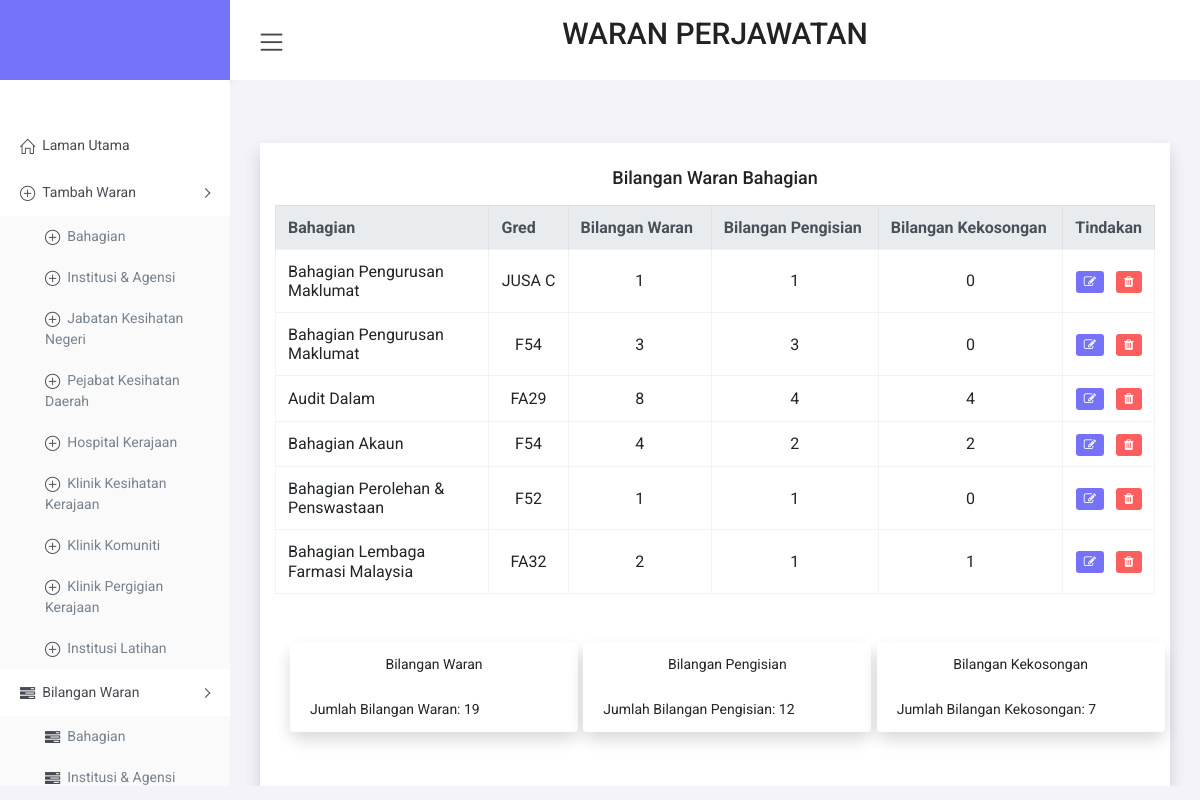
The app's page /admin/manage-bahagian.php (signed in) with its own data.
### tables this page shows
CREATE TABLE `data_bahagian` (
  `id` int(11) NOT NULL,
  `bahagian` varchar(255) NOT NULL,
  PRIMARY KEY (`id`),
  KEY `id_bahagian` (`id`)
);

CREATE TABLE `bahagian` (
  `id` int(50) NOT NULL AUTO_INCREMENT,
  `id_bahagian` int(11) NOT NULL,
  `gred` varchar(255) NOT NULL,
  `bil_waran` int(50) NOT NULL,
  `bil_isi` int(50) NOT NULL,
  `bgn` longtext NOT NULL,
  `bil_kosong` int(50) NOT NULL,
  PRIMARY KEY (`id`)
);

### admin/manage-bahagian.php (the view, shortened to what this page needs)
<head>
<link href="https://cdn.jsdelivr.net/npm/bootstrap@5.0.2/dist/css/bootstrap.min.css" rel="stylesheet">
<link href="https://cdn.jsdelivr.net/npm/simple-datatables@latest/dist/style.css" rel="stylesheet" type="text/css">
</head>
<?php
    require_once "include/header.php";
?>
<?php
    require_once "include/header.php";
?>
<div class="container bg-white shadow">
    <div class="py-4 mt-5">
    <div class='text-center pb-2'><h4>Bilangan Waran Bahagian</h4></div>
    <table style="width:100%" class="table-hover text-center ">
    <tr class="bg-dark">
    <table class="table datatable">
                <thead>
                <tr class="thead-light">
                <th>Bahagian</th>
                <th>Gred</th>
                <th>Bilangan Waran</th>
                <th>Bilangan Pengisian</th>
                <th>Bilangan Kekosongan</th>
                <th>Tindakan</th>
             </tr>
              </thead>
              <tbody>
              <?php
              include '../connection.php';
              $sql = "SELECT * FROM data_bahagian INNER JOIN bahagian ON data_bahagian.id = bahagian.id_bahagian";
              $results = mysqli_query($conn, $sql);
                    while($data_bahagian=mysqli_fetch_array($results)){
                    $id=$data_bahagian["id"];
                    echo "<tr>";
                    echo "<td style=\"width:24.3%\">".$data_bahagian["bahagian"]."</td>";
                    echo "<td style=\"width:9%\" align=\"center\">".$data_bahagian["gred"]."</td>";
                    echo "<td style=\"width:16.3%\" align=\"center\">".$data_bahagian["bil_waran"]."</td>";
                    echo "<td style=\"width:19%\" align=\"center\">".$data_bahagian["bil_isi"]."</td>";
                    echo "<td style=\"width:21%\" align=\"center\">".$data_bahagian["bil_kosong"]."</td>";
                    echo "<td align=\"center\">","<a class=\"btn-sm btn-primary\" href=\"edit-bahagian.php?id= {$id}\" role=\"button\"><i class=\"fa fa-edit\"></i></a>"
                    ," &nbsp;	<a href=\"javascript:void(0)\" class=\"btn-sm btn-danger delete_btn_ajax\" role=\"button\"><i class=\"fa fa-trash\"></i></a>";
                    ?><input type="hidden" class="delete_id_value" value="<?php echo $data_bahagian['id'] ?>"><?php
        echo "</tr>";
                    }
                  ?>
     </tbody>
    </table>
<div class="container">
    <div class="row mt-5">
        <div class="col-4">
            <div class="card shadow " style="width: 18rem;">
                <ul class="list-group list-group-flush">
                    <li class="list-group-item text-center">Bilangan Waran</li>
                    <li class="list-group-item">
                        <?php
                            $total_waran = "SELECT SUM(bil_waran) FROM bahagian";
                            $result = mysqli_query ($conn , $total_waran);
                            while($row = mysqli_fetch_array($result)){
                                echo " Jumlah Bilangan Waran: ". $row['SUM(bil_waran)'];
                            }
                        ?>
                     </li>
                </ul>
            </div>
        </div>
        <div class="col-4">
            <div class="card shadow " style="width: 18rem;">
                <ul class="list-group list-group-flush">
                    <li class="list-group-item text-center">Bilangan Pengisian</li>
                    <li class="list-group-item">
                        <?php
                            $total_isi = "SELECT SUM(bil_isi) FROM bahagian";
                            $result = mysqli_query ($conn , $total_isi);
                            while($row = mysqli_fetch_array($result)){
                                echo " Jumlah Bilangan Pengisian: ". $row['SUM(bil_isi)'];
                            }
                        ?>
                    </li>
                </ul>
            </div>
        </div>
        <div class="col-4">
            <div class="card shadow " style="width: 18rem;">
                <ul class="list-group list-group-flush">
                    <li class="list-group-item text-center">Bilangan Kekosongan</li>
                    <li class="list-group-item">
                        <?php
                            $total_kosong = "SELECT SUM(bil_kosong) FROM bahagian";
                            $result = mysqli_query ($conn , $total_kosong);
                            while($row = mysqli_fetch_array($result)){
                                echo " Jumlah Bilangan Kekosongan: ". $row['SUM(bil_kosong)'];
                            }
                        ?>
                    </li>
                </ul>
            </div>
        </div>
    </div>
</div>
</div>
</div>
<?php
    require_once "include/footer.php";
?>
<?php
    require_once "include/footer.php";
?>
  <link href="https://cdn.jsdelivr.net/npm/simple-datatables@latest/dist/style.css" rel="stylesheet" type="text/css">

### admin/include/header.php (shortened to what this page needs)
<!DOCTYPE html>
<html lang="en">
<head>
    <link href="../resorce/css/style.css" rel="stylesheet">
</head>
<body>
    <div id="main-wrapper">
        <div class="nav-header">
             <div class="brand-logo">
                <a >
                </a>
            </div>
        </div>
        <div class="header">
            <div class="header-content clearfix">
                <div class="nav-control">
                    <div class="hamburger">
                        <span class="toggle-icon"><i class="icon-menu"></i></span>
                    </div>
                </div>
               <div class="text-center">
                <h2 class="pt-3"> WARAN PERJAWATAN </h2>
                 </div>
            </div>
        </div>
        <div class="nk-sidebar">
            <div class="nk-nav-scroll">
                <ul class="metismenu" id="menu">
                   <br> <br>
                    <li style="text-decoration: none;">
                        <a href="./dashboard.php"  >
                            <i class="icon-home menu-icon" style="text-decoration: none;"></i><span class="nav-text">Laman Utama</span>
                        </a>
                    </li>
                    <li style="text-decoration: none;">
                    <a class="has-arrow" href="javascript:void()" aria-expanded="false">
                            <i class="icon-plus menu-icon"></i><span class="nav-text">Tambah Waran</span>
                        </a>
                        <ul aria-expanded="false">
                            <li style="text-decoration: none;"><a href="./add-bahagian.php"> <i class="icon-plus menu-icon"></i><span class="nav-text">Bahagian</span></a></li>
                            <li><a href="./add-agensi.php"> <i class="icon-plus menu-icon"></i><span class="nav-text">Institusi & Agensi</span></a></li>
                            <li><a href="./add-jkn.php"> <i class="icon-plus menu-icon"></i><span class="nav-text">Jabatan Kesihatan Negeri</span></a></li>
                            <li><a href="./add-pkd.php"> <i class="icon-plus menu-icon"></i><span class="nav-text">Pejabat Kesihatan Daerah</span></a></li>
                            <li><a href="./add-hospital.php"> <i class="icon-plus menu-icon"></i><span class="nav-text">Hospital Kerajaan</span></a></li>
                            <li><a href="./add-kesihatan.php"> <i class="icon-plus menu-icon"></i><span class="nav-text">Klinik Kesihatan Kerajaan</span></a></li>
                            <li><a href="./add-komuniti.php"> <i class="icon-plus menu-icon"></i><span class="nav-text">Klinik Komuniti</span></a></li>
                            <li><a href="./add-pergigian.php"> <i class="icon-plus menu-icon"></i><span class="nav-text">Klinik Pergigian Kerajaan</span></a></li>
                            <li><a href="./add-institusi.php"> <i class="icon-plus menu-icon"></i><span class="nav-text">Institusi Latihan</span></a></li>
                        </ul>
                    </li>
                    <li style="text-decoration: none;">
                    <a class="has-arrow" href="javascript:void()" aria-expanded="false">
                            <i class="fa fa-tasks menu-icon"></i><span class="nav-text">Bilangan Waran</span>
                        </a>
                        <ul aria-expanded="false">
                            <li><a href="./manage-bahagian.php"> <i class="fa fa-tasks menu-icon"></i><span class="nav-text">Bahagian</span></a></li>
                            <li><a href="./manage-agensi.php"> <i class="fa fa-tasks menu-icon"></i><span class="nav-text">Institusi & Agensi</span></a></li>
                        </ul>
                    </li>
                </ul>
            </div>
        </div>
        <div class="content-body">
            <div class="container-fluid">

### admin/include/footer.php (shortened to what this page needs)
</div>
</div>
    </div>
</body>
</html>

### admin/include/header.php (style rules this page uses)
.nk-sidebar { text-decoration: none; }

### admin/manage-bahagian.php (style rules this page uses)
table, th, td { border: 1px solid black; padding: 15px; }
table { border-spacing: 10px; }

### records on screen
data_bahagian: bahagian "Bahagian Pengurusan Maklumat", bahagian.gred "JUSA C", bahagian.bil_waran "1", bahagian.bil_isi "1", bahagian.bil_kosong "0", bahagian.gred "F54", bahagian.bil_waran "3", bahagian.bil_isi "3"
data_bahagian: bahagian "Audit Dalam", bahagian.gred "FA29", bahagian.bil_waran "8", bahagian.bil_isi "4", bahagian.bil_kosong "4"
data_bahagian: bahagian "Bahagian Akaun", bahagian.gred "F54", bahagian.bil_waran "4", bahagian.bil_isi "2", bahagian.bil_kosong "2"
data_bahagian: bahagian "Bahagian Perolehan & Penswastaan", bahagian.gred "F52", bahagian.bil_waran "1", bahagian.bil_isi "1", bahagian.bil_kosong "0"
data_bahagian: bahagian "Bahagian Lembaga Farmasi Malaysia", bahagian.gred "FA32", bahagian.bil_waran "2", bahagian.bil_isi "1", bahagian.bil_kosong "1"

### other values on screen
$row['SUM(bil_waran)'] "19"
$row['SUM(bil_isi)'] "12"
$row['SUM(bil_kosong)'] "7"
